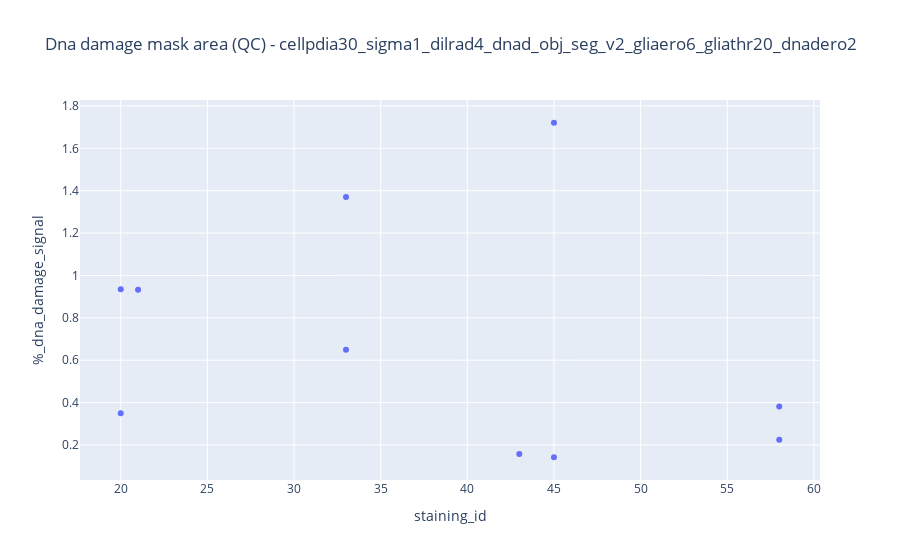

The notebook cell this image was saved under:
### Code cell
# Create the plot
fig = px.scatter(df, x='staining_id', y='%_dna_damage_signal',
                 hover_data=['tissue_location','index'], title=f'Dna damage mask area (QC) - {title}')

# Show the plot
fig.show()

### Figure 1 — Plotly figure (JSON) as saved in the notebook; plotly's stock layout.template omitted (floating-point values rounded to 4 significant figures)
{"data": [{"customdata": [["CA1_test", 0], ["DG_test", 1], ["DG_test2", 2], ["CA3", 3], ["DG", 4], ["CTX2", 5], ["CTX3", 6], ["DG", 7], ["CTX2", 8], ["CTX3", 9]], "hovertemplate": "staining_id=%{x}<br>%_dna_damage_signal=%{y}<br>tissue_location=%{customdata[0]}<br>index=%{customdata[1]}<extra></extra>", "legendgroup": "", "marker": {"color": "#636efa", "symbol": "circle"}, "mode": "markers", "name": "", "orientation": "v", "showlegend": false, "type": "scatter", "x": [20, 20, 21, 33, 33, 43, 45, 45, 58, 58], "xaxis": "x", "y": [0.35, 0.9353, 0.933, 0.6498, 1.37, 0.1572, 0.142, 1.721, 0.3812, 0.2247], "yaxis": "y"}], "layout": {"legend": {"tracegroupgap": 0}, "title": {"text": "Dna damage mask area (QC) - cellpdia30_sigma1_dilrad4_dnad_obj_seg_v2_gliaero6_gliathr20_dnadero2"}, "xaxis": {"anchor": "y", "domain": [0, 1], "title": {"text": "staining_id"}}, "yaxis": {"anchor": "x", "domain": [0, 1], "title": {"text": "%_dna_damage_signal"}}}}
